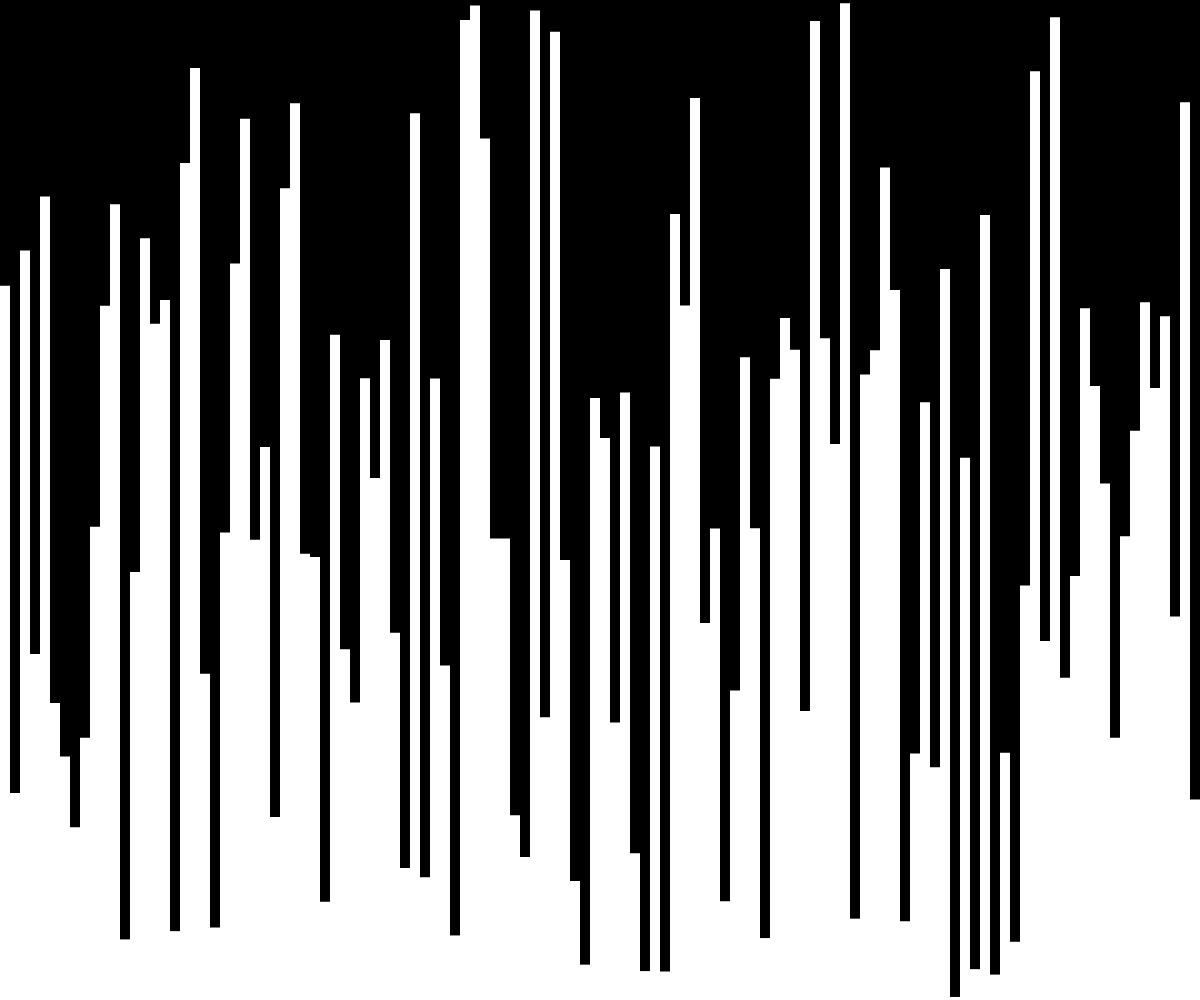
Frame 1 (no input)
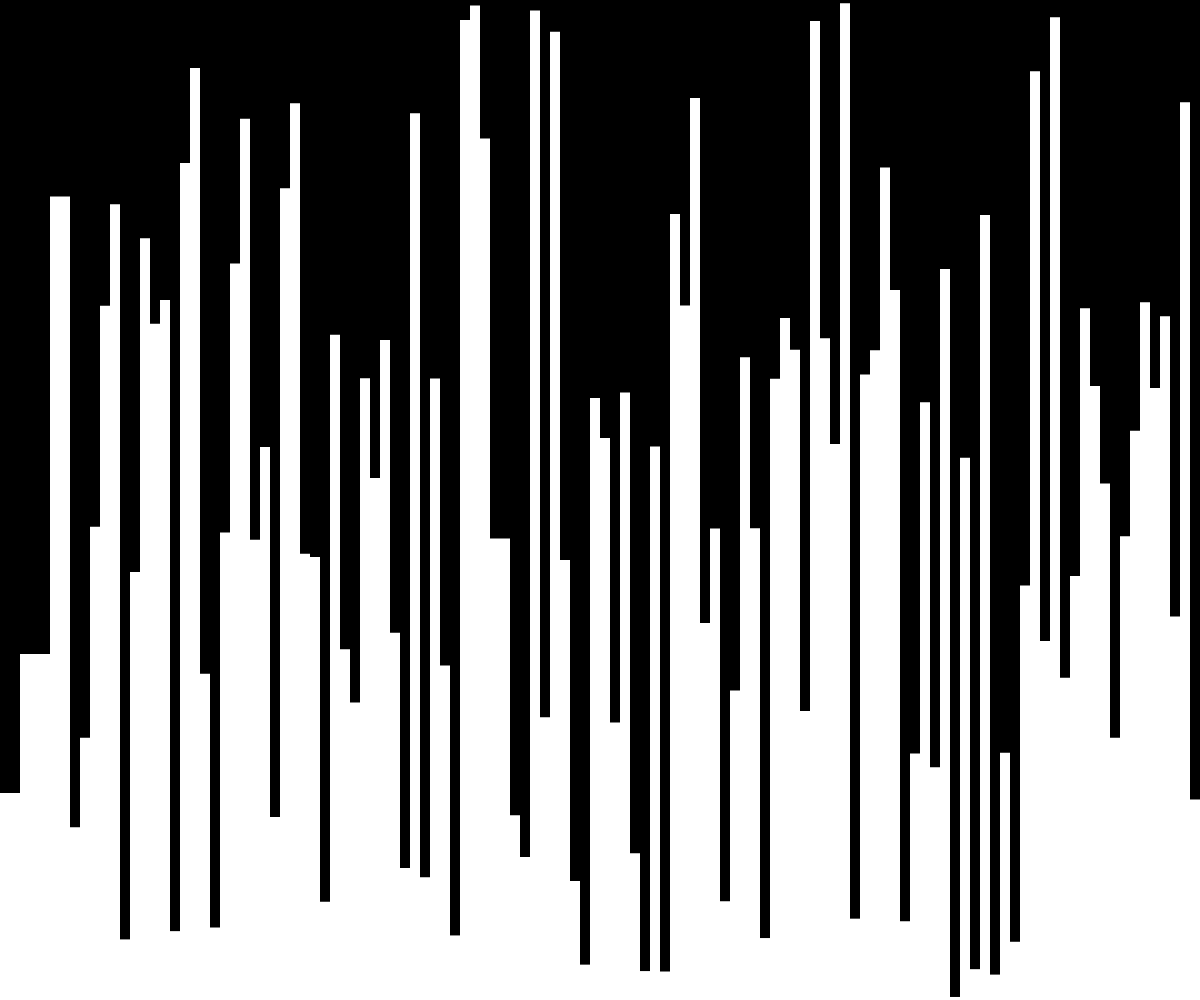
Frame 60 (no input)
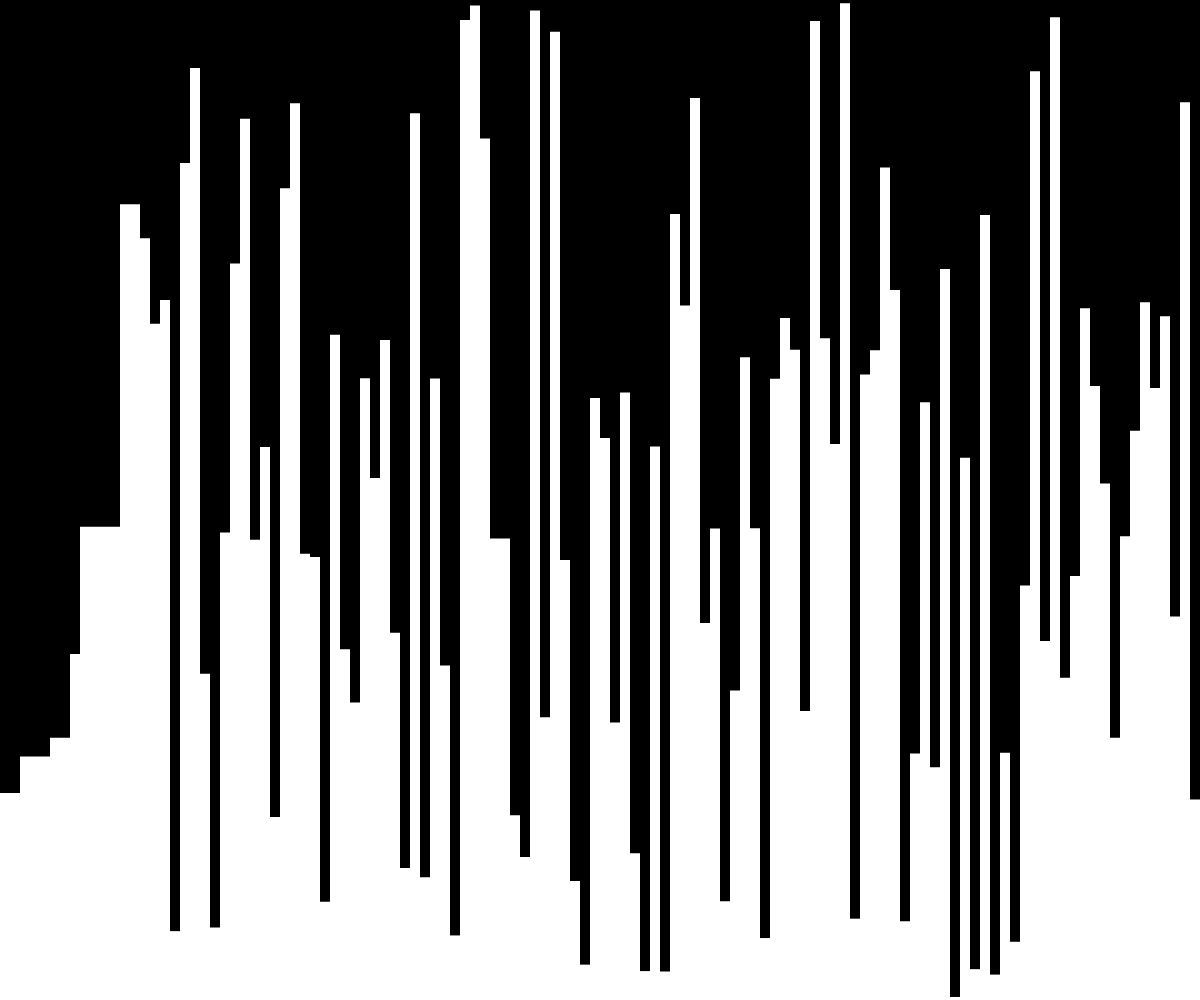
Frame 120 (the mouse pressed at the canvas centre since frame 60)

The p5.js sketch that drew these frames (run headless with seeded random() and noise() and a simulated clock; from frame 60 on, the mouse is pressed at the canvas centre):

// p5.js sketch
// ── sketch.js
let values = [];
let w = 10;
let j = 0;
let i = 0;


function setup() {
	createCanvas(windowWidth, windowHeight);
	values = new Array(floor(width / w));
	for (let i = 0; i < values.length; i++) {
		values[i] = random(height);
	}
}

function draw() {
	background(0);
	//frameRate(24);
	selectionsort()

	for (let i = 0; i < values.length; i++) {
		noStroke();
		rect(i * w, height - values[i], w, values[i]);
	}
}

async function selectionsort() {

	let n = values.length;

	if (i < values.length) {
		for (let i = 1; i < n - 1; i++) {
			let key = values[i];
			let j = i - 1;
			
			while(j >= 0 && values[j] > key){
				await sleep(500);
				values[j + 1] = values[j];
				j -= 1;
			}
			values[j + 1] = key;
		}
	}
	i++;

}

 async function swap(arr, a, b) {
	await sleep(20);
	let temp = arr[a];
	arr[a] = arr[b];
	arr[b] = temp;
}

function sleep(ms) {
	return new Promise(resolve => setTimeout(resolve, ms));
}
